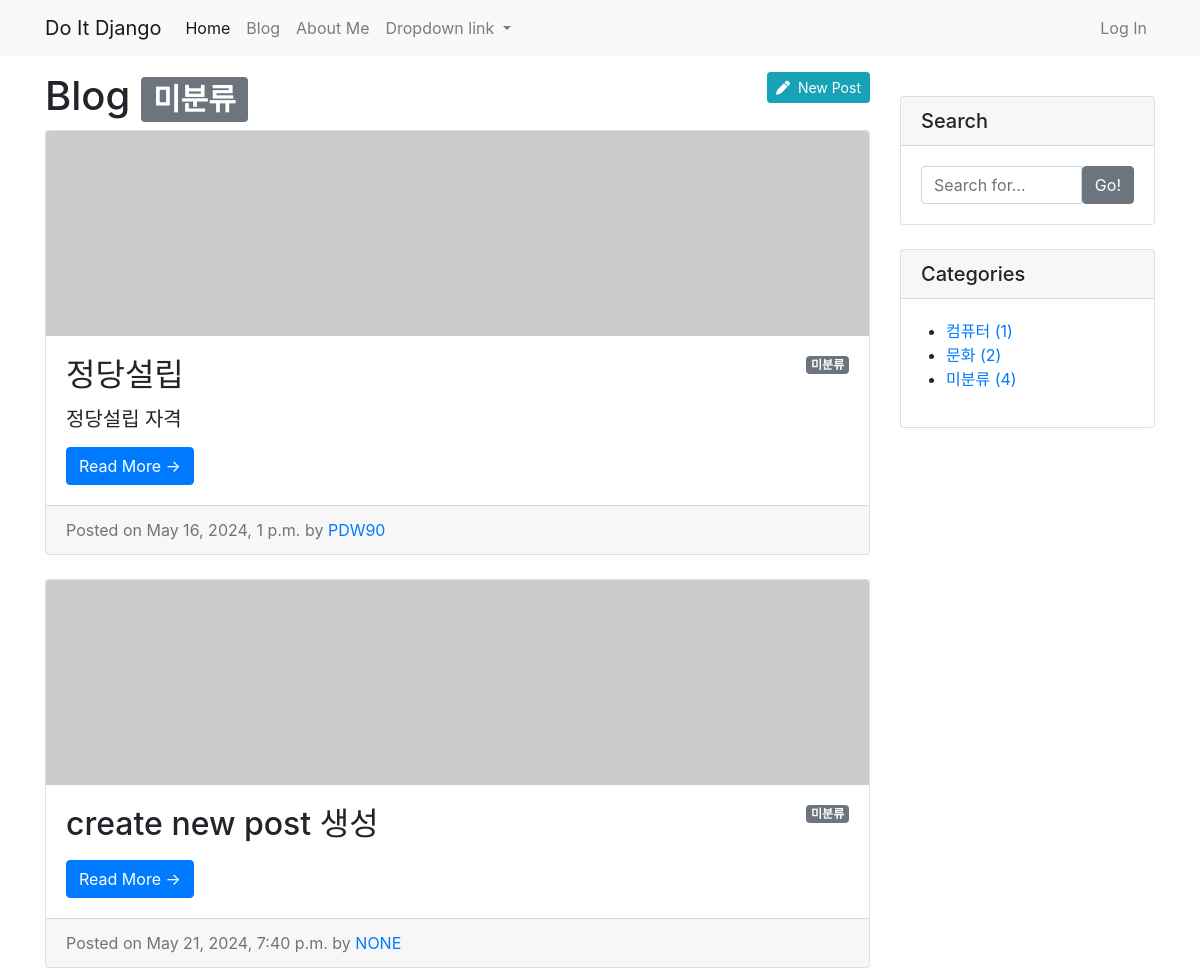
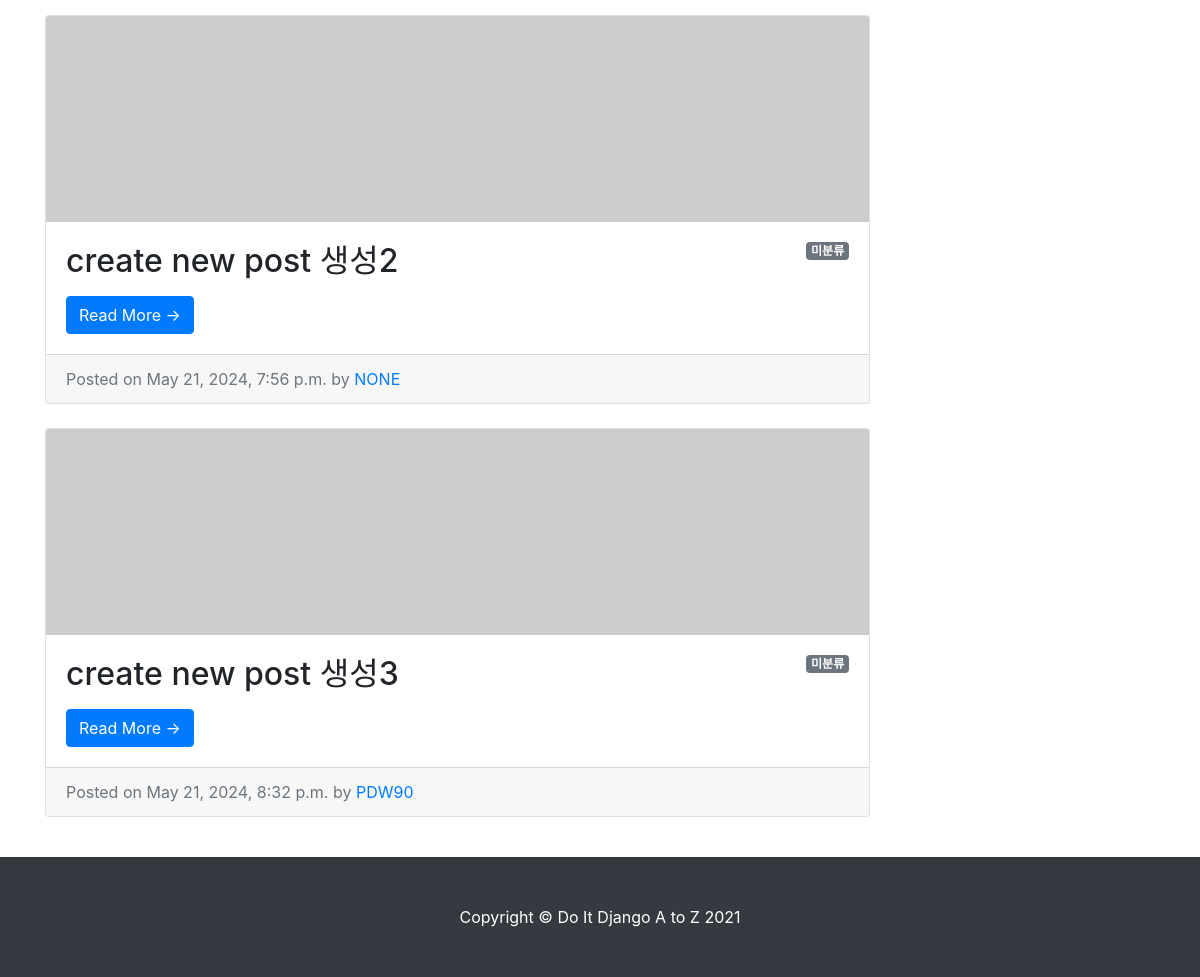
The page /blog/category/no_category/ (signed in) on the database its author committed (2 pictures, top to bottom).
### blog/models.py (models this page shows, shortened)
class Post(models.Model):
    title = models.CharField(max_length=30)
    hook_text = models.CharField(max_length=100, blank=True)
    content = MarkdownxField()
    head_image = models.ImageField(upload_to='blog/images/%Y/%m/%d/', blank=True)
    file_upload = models.FileField(upload_to='blog/files/%Y/%m/%d/', blank=True)
    created_at = models.DateTimeField(auto_now_add=True)
    updated_at = models.DateTimeField(auto_now=True)
    author = models.ForeignKey(User, null=True, on_delete=models.SET_NULL)
    category = models.ForeignKey(Category, null=True, blank=True, on_delete=models.SET_NULL)
    tags = models.ManyToManyField(Tag, blank=True)
    def get_absolute_url(self):
        return f'/blog/{self.pk}/'
    def get_content_markdown(self):
        return markdown(self.content)

class Category(models.Model):
    name = models.CharField(max_length=50, unique=True)
    slug = models.SlugField(max_length=200, unique=True, allow_unicode=True)
    def __str__(self):
        return self.name
    def get_absolute_url(self):
        return f'/blog/category/{self.slug}/'
    class Meta:
        verbose_name_plural = 'Categories'

### blog/views.py (the view)
# urls.py: path('category/<str:slug>/', views.category_page),
def category_page(request, slug):
    if slug == "no_category":
        category = "미분류"
        post_list = Post.objects.filter(category=None)
    else:
        category = Category.objects.get(slug=slug)
        post_list = Post.objects.filter(category=category)
    return render(
        request,
        "blog/post_list.html",
        {
            "post_list": post_list,
            "categories": Category.objects.all(),
            "no_category_post_count": Post.objects.filter(category=None).count(),
            "category": category,
        },
    )

### blog/templates/blog/post_list.html (shortened to what this page needs)
{% extends 'blog/base.html' %}
{% block main_area %}
    {% if user.is_authenticated %}
        {% if user.is_superuser or user.is_staff %}
            <a class="btn btn-info btn-sm float-right" href="/blog/create_post/" role="button">
                <i class="fas fa-pen"></i>&nbsp;&nbsp;New Post
            </a>
        {% endif %}
    {% endif %}
    <h1>Blog {% if category %}<span class="badge badge-secondary">{{ category }}</span>
    {% endif %}
    </h1>
    {% if post_list.exists %}
        {% for p in post_list %}
        <div class="card mb-4" id="post-{{ p.pk }}">
            {% if p.head_image %}
            <img class="card-img-top" src="{{ p.head_image.url }}" alt="{{ p }} head image">
            {% else %}
            <img class="card-img-top" src="https://picsum.photos/seed/{{ p.id }}/800/200" alt="random image">
            {% endif %}
            <div class="card-body">
                {% if p.category %}
                    <span class="badge badge-secondary float-right">{{ p.category }}</span>
                {% else %}
                    <span class="badge badge-secondary float-right">미분류</span>
                {% endif %}
                <h2 class="card-title">{{ p.title }}</h2>
                {% if p.hook_text %}
                    <h5 class="text_muted">{{ p.hook_text }}</h5>
                {% endif %}
                <a href="{{ p.get_absolute_url }}" class="btn btn-primary">Read More &rarr;</a>
            </div>
            <div class="card-footer text-muted">
                Posted on {{ p.created_at }} by
                <a href="#"> {{ p.author | upper }} </a>
            </div>
        </div>
        {% endfor %}
    {% else %}
        <h3>아직 게시물이 없습니다.</h3>
    {% endif %}
{% endblock %}

### blog/templates/blog/base.html (shortened to what this page needs)
<!DOCTYPE html>
<html>
{% load static %}
<head>
    <link rel="stylesheet" href="{% static 'blog/bootstrap/bootstrap.min.css' %}" media="screen">
</head>
<body>
{% include 'blog/navbar.html' %}
<div class="container my-3">
    <div class="row">
        <div class="col-md-8 col-lg-9" id="main-area">
            {% block main_area %}
            {% endblock %}
        </div>
        <div class="col-md-4 col-lg-3">
            <div class="card my-4">
                <h5 class="card-header">Search</h5>
                <div class="card-body">
                    <div class="input-group">
                        <input type="text" class="form-control" placeholder="Search for...">
                        <span class="input-group-btn">
                                <button class="btn btn-secondary" type="button">Go!</button>
                            </span>
                    </div>
                </div>
            </div>
            <div class="card my-4" id="categories-card">
                <h5 class="card-header">Categories</h5>
                <div class="card-body">
                    <div class="row">
                        <ul>
                            {% for category in categories %}
                                <li>
                                    <a href="{{ category.get_absolute_url }}">{{ category }} ({{ category.post_set.count }})</a>
                                </li>
                            {% endfor %}
                            <li>
                                <a href="/blog/category/no_category/">미분류 ({{ no_category_post_count }})</a>
                            </li>
                        </ul>
                    </div>
                </div>
            </div>
        </div>
    </div>
</div>
{% include 'blog/footer.html' %}
</body>
</html>

### rows shown on the page
Post: shows "미분류", title "정당설립", hook_text "정당설립 자격", created_at "May 16, 2024, 1 p.m.", author "PDW90"
Post: shows "미분류", title "create new post 생성", created_at "May 21, 2024, 7:40 p.m.", author "NONE"
Post: shows "미분류", title "create new post 생성2", created_at "May 21, 2024, 7:56 p.m.", author "NONE"
Post: shows "미분류", title "create new post 생성3", created_at "May 21, 2024, 8:32 p.m.", author "PDW90"
Category: name "컴퓨터", post_set.count "1"
Category: name "문화", post_set.count "2"

### other values the page prints
{{ category }} "미분류"
{{ no_category_post_count }} "4"
